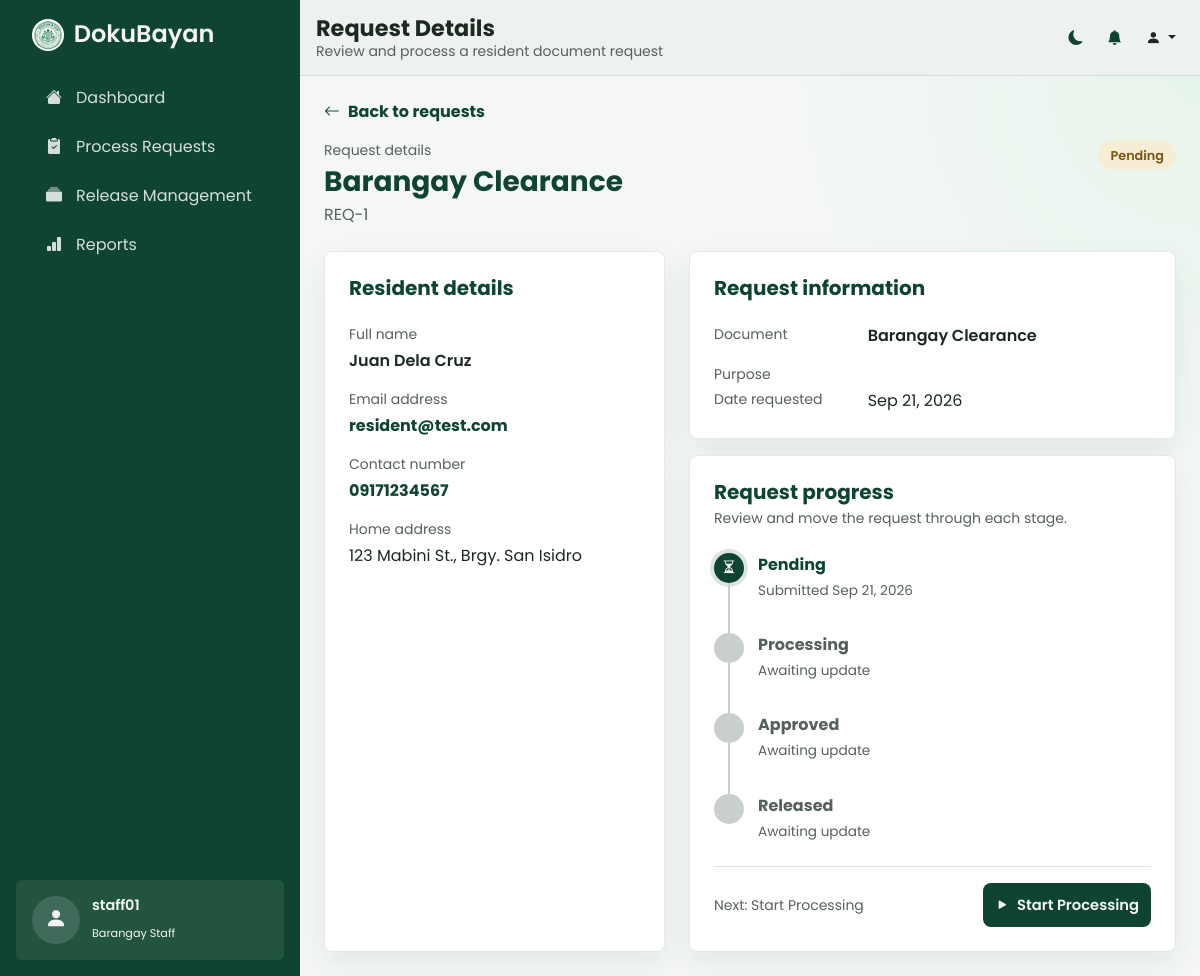
Page /staff/view-details.php?req=1 (signed in) on the committed database.
### tables this page shows
CREATE TABLE requests (
    request_id    INT AUTO_INCREMENT PRIMARY KEY,
    resident_id   INT NOT NULL,
    document_id   INT NOT NULL,
    processed_by  INT NULL,  
    request_date  DATETIME NOT NULL DEFAULT CURRENT_TIMESTAMP,
    status        VARCHAR(30) NOT NULL DEFAULT 'Pending',
    purpose       TEXT NULL,
    remarks       TEXT NULL,

    CONSTRAINT fk_requests_resident
        FOREIGN KEY (resident_id) REFERENCES residents(resident_id)
        ON UPDATE CASCADE ON DELETE RESTRICT,

    CONSTRAINT fk_requests_document
        FOREIGN KEY (document_id) REFERENCES document_types(document_id)
        ON UPDATE CASCADE ON DELETE RESTRICT,

    CONSTRAINT fk_requests_user
        FOREIGN KEY (processed_by) REFERENCES users(id)
        ON UPDATE CASCADE ON DELETE SET NULL
);

CREATE TABLE document_types (
    document_id       INT AUTO_INCREMENT PRIMARY KEY,
    document_number   VARCHAR(50)  NOT NULL UNIQUE,
    document_name      VARCHAR(100) NOT NULL,  
    file_path         VARCHAR(255) NULL, 
    processing_days   INT NOT NULL DEFAULT 1,
    fee               DECIMAL(10,2) NOT NULL DEFAULT 0,
    requirements      TEXT NULL,
    is_active         TINYINT(1) NOT NULL DEFAULT 1
);

CREATE TABLE IF NOT EXISTS users (
    id INT AUTO_INCREMENT PRIMARY KEY,
    name VARCHAR(100) NOT NULL,
    email VARCHAR(190) NOT NULL UNIQUE,
    password_hash VARCHAR(255) NOT NULL,
    role ENUM('resident', 'staff', 'admin') NOT NULL DEFAULT 'resident',
    contact_number VARCHAR(20) NULL,
    is_active TINYINT(1) NOT NULL DEFAULT 1,
    created_at TIMESTAMP DEFAULT CURRENT_TIMESTAMP
);

CREATE TABLE residents (
    resident_id     INT AUTO_INCREMENT PRIMARY KEY,
    user_id         INT NULL UNIQUE,
    first_name      VARCHAR(100) NOT NULL,
    last_name       VARCHAR(100) NOT NULL,
    address         VARCHAR(255) NOT NULL,
    contact_number  VARCHAR(20)  NOT NULL,
    status          ENUM('pending', 'verified', 'rejected') NOT NULL DEFAULT 'pending',
    created_at      DATETIME NOT NULL DEFAULT CURRENT_TIMESTAMP,

    CONSTRAINT fk_residents_user
        FOREIGN KEY (user_id) REFERENCES users(id)
        ON UPDATE CASCADE ON DELETE SET NULL
);

### staff/view-details.php (the view, shortened to what this page needs)
<?php
require_once __DIR__ . "/../config/database.php";
$requestId = filter_var($_GET["req"] ?? null, FILTER_VALIDATE_INT);
$stmt = $pdo->prepare("SELECT q.request_id, CONCAT(r.first_name, \" \", r.last_name) AS name, u.email, r.contact_number AS contact, r.address, d.document_name AS document, q.purpose, q.request_date, q.status FROM requests q JOIN residents r ON r.resident_id = q.resident_id LEFT JOIN users u ON u.id = r.user_id JOIN document_types d ON d.document_id = q.document_id WHERE q.request_id = ?");
$stmt->execute([$requestId ?: 0]); $row = $stmt->fetch();
$request = $row ? ["id" => (int) $row["request_id"], "number" => "REQ-" . $row["request_id"], "name" => $row["name"], "email" => $row["email"] ?? "", "contact" => $row["contact"], "address" => $row["address"], "document" => $row["document"], "purpose" => $row["purpose"] ?? "", "date" => date("M j, Y", strtotime($row["request_date"])), "status" => strtolower($row["status"]) === "ready for release" ? "ready" : (strtolower($row["status"]) === "released" ? "claimed" : strtolower($row["status"]))] : null;
$requestNumber = $request["number"] ?? "";
$statusLabels = [
    'pending' => 'Pending',
    'processing' => 'Processing',
    'ready' => 'Ready for Release',
    'claimed' => 'Released',
];
$statusStages = ['pending', 'processing', 'ready', 'claimed'];
$stageIcons = ['bi-hourglass-split', 'bi-gear-fill', 'bi-patch-check-fill', 'bi-box-seam-fill'];
$actionLabels = [
    'pending' => 'Start Processing',
    'processing' => 'Approve Request',
    'ready' => 'Release Document',
];
?>
<?php include __DIR__ . '/../page-layout/header.php' ?>
    <main class="resident-content flex-grow-1 overflow-auto p-3 p-lg-4">
        <div class="mx-auto" style="max-width: 1120px">
            <a href="process-requests.php" class="back-to-details d-inline-flex align-items-center gap-2 text-decoration-none heading-green mb-3">
                <i class="bi bi-arrow-left" aria-hidden="true"></i><span>Back to requests</span>
            </a>
            <?php if (!$request): ?>
                <section class="panel-white p-4">
                    <h1 class="h5 fw-bold heading-green">Request not found</h1>
                    <p class="text-muted-soft mb-3">This request number is not available in the current request list.</p>
                    <a href="process-requests.php" class="btn btn-brand">Return to requests</a>
                </section>
            <?php else:
                $currentStage = array_search($request['status'], $statusStages, true);
            ?>
                <div class="d-flex flex-wrap justify-content-between align-items-start gap-3 mb-4">
                    <div>
                        <p class="small text-muted-soft mb-1">Request details</p>
                        <h1 class="h3 fw-bold heading-green mb-1"><?= htmlspecialchars($request['document']) ?></h1>
                        <span class="text-muted-soft"><?= htmlspecialchars($requestNumber) ?></span>
                    </div>
                    <span id="requestStatus" class="status-badge status-<?= htmlspecialchars($request['status']) ?>">
                        <?= htmlspecialchars($statusLabels[$request['status']] ?? ucfirst($request['status'])) ?>
                    </span>
                </div>
                <div class="row g-3 g-lg-4">
                    <div class="col-lg-5">
                        <section class="panel-white p-4 h-100">
                            <h2 class="h5 fw-bold heading-green mb-4">Resident details</h2>
                            <dl class="mb-0">
                                <dt class="small text-muted-soft fw-normal mb-1">Full name</dt>
                                <dd class="fw-semibold mb-3"><?= htmlspecialchars($request['name']) ?></dd>
                                <dt class="small text-muted-soft fw-normal mb-1">Email address</dt>
                                <dd class="mb-3"><a class="heading-green" href="mailto:<?= htmlspecialchars($request['email']) ?>"><?= htmlspecialchars($request['email']) ?></a></dd>
                                <dt class="small text-muted-soft fw-normal mb-1">Contact number</dt>
                                <dd class="mb-3"><a class="heading-green" href="tel:<?= htmlspecialchars(preg_replace('/\s+/', '', $request['contact'])) ?>"><?= htmlspecialchars($request['contact']) ?></a></dd>
                                <dt class="small text-muted-soft fw-normal mb-1">Home address</dt>
                                <dd class="mb-0"><?= htmlspecialchars($request['address']) ?></dd>
                            </dl>
                        </section>
                    </div>
                    <div class="col-lg-7">
                        <section class="panel-white p-4 mb-3">
                            <h2 class="h5 fw-bold heading-green mb-4">Request information</h2>
                            <dl class="row mb-0">
                                <dt class="col-sm-4 small text-muted-soft fw-normal mb-1">Document</dt>
                                <dd class="col-sm-8 fw-semibold mb-3"><?= htmlspecialchars($request['document']) ?></dd>
                                <dt class="col-sm-4 small text-muted-soft fw-normal mb-1">Purpose</dt>
                                <dd class="col-sm-8 mb-3"><?= htmlspecialchars($request['purpose']) ?></dd>
                                <dt class="col-sm-4 small text-muted-soft fw-normal mb-1">Date requested</dt>
                                <dd class="col-sm-8 mb-0"><?= htmlspecialchars($request['date']) ?></dd>
                            </dl>
                        </section>
                        <section class="panel-white p-4">
                            <div class="d-flex flex-wrap justify-content-between align-items-start gap-2 mb-4">
                                <div>
                                    <h2 class="h5 fw-bold heading-green mb-1">Request progress</h2>
                                    <p class="small text-muted-soft mb-0">Review and move the request through each stage.</p>
                                </div>
                            </div>
                            <div id="requestTimeline" data-request-id="<?= (int) $request["id"] ?>" class="request-timeline mb-4" data-stage="<?= (int) $currentStage ?>">
                                <?php foreach (['Pending', 'Processing', 'Approved', 'Released'] as $index => $step): ?>
                                    <div class="status-step <?= $index < $currentStage ? 'is-complete' : ($index === $currentStage ? 'is-current' : '') ?>" data-step="<?= $index ?>"<?= $index === $currentStage ? ' aria-current="step"' : '' ?>>
                                        <div class="step-circle">
                                            <?php if ($index === $currentStage): ?><i class="bi <?= htmlspecialchars($stageIcons[$index]) ?>" aria-hidden="true"></i><?php endif; ?>
                                        </div>
                                        <p class="step-title mb-1"><?= htmlspecialchars($step) ?></p>
                                        <p class="step-date mb-0" data-step-date><?= $index === 0 ? 'Submitted ' . htmlspecialchars($request['date']) : ($index <= $currentStage ? 'Completed' : 'Awaiting update') ?></p>
                                    </div>
                                <?php endforeach; ?>
                            </div>
                            <div class="d-flex flex-wrap align-items-center justify-content-between gap-3 border-top pt-3">
                                <span id="workflowMessage" class="small text-muted-soft" aria-live="polite">
                                    <?= $request['status'] === 'claimed' ? 'This request has been released.' : 'Next: ' . htmlspecialchars($actionLabels[$request['status']] ?? 'No further action') ?>
                                </span>
                                <?php if (isset($actionLabels[$request['status']])): ?>
                                    <button type="button" class="btn btn-brand" id="requestAction" data-next-status="<?= htmlspecialchars($request['status'] === 'pending' ? 'processing' : ($request['status'] === 'processing' ? 'ready' : 'claimed')) ?>">
                                        <i class="bi <?= $request['status'] === 'pending' ? 'bi-play-fill' : ($request['status'] === 'processing' ? 'bi-check-lg' : 'bi-box-arrow-up-right') ?> me-1" aria-hidden="true"></i>
                                        <?= htmlspecialchars($actionLabels[$request['status']]) ?>
                                    </button>
                                <?php else: ?>
                                    <span class="status-badge status-claimed"><i class="bi bi-check-circle-fill" aria-hidden="true"></i> Complete</span>
                                <?php endif; ?>
                            </div>
                        </section>
                    </div>
                </div>
            <?php endif; ?>
        </div>
    </main>
<?php include __DIR__ . '/../page-layout/footer.php' ?>

### assets/css/styles.css (style rules this page uses)
:root { --dark-green: #0F4530; --light-green-hover: #26664c; --accent-green: #0F4530; --white: #f5f5f5; --light-gray: #56615b; --soft-panel: #edf1ef; --surface: #ffffff; --surface-raised: #ffffff; --surface-input: #f8faf9; --gold: #79550f; --danger: #b3261e; --page-bg: #f4f7f5; --border-soft: #dfe8e2; --border-strong: #ccd9d0; --text-dark: #1c2921; --shadow-soft: 0 12px 30px rgba(15, 69, 48, 0.08); }
body { overflow-x: hidden; background: var(--page-bg); color: var(--text-dark); font-family: 'Poppins', sans-serif; }
.btn { border-radius: 0.5rem; font-size: 0.92rem; font-weight: 600; transition: background-color 0.2s ease, border-color 0.2s ease, color 0.2s ease, transform 0.2s ease; }
:where(a, button, input, select, textarea, [tabindex]):focus-visible { outline-offset: 2px; }
.resident-content { background: radial-gradient(circle at 100% 0, rgba(226, 243, 232, 0.75), transparent 25rem), var(--page-bg); }
.app-content > main { width: 100%; max-width: 1440px; min-width: 0; align-self: center; }
.sidebar-btn .nav-link i, .offcanvas-nav .nav-link i { flex: 0 0 1.25rem; text-align: center; }
.heading-green { color: var(--dark-green); font-weight: 700; }
.text-muted-soft { color: var(--light-gray); }
.btn-brand { background-color: var(--dark-green); color: var(--white); border: none; border-radius: 8px; font-weight: 600; transition: background-color 0.15s ease, box-shadow 0.15s ease, transform 0.1s ease; }
.btn-brand, .btn-outline-brand { min-height: 2.75rem; }
.view-link, .resident-content a:not(.btn):not(.dropdown-item) { color: var(--dark-green) !important; font-weight: 700; text-decoration: none; transition: color 0.15s ease, opacity 0.15s ease; }
.status-step { position: relative; padding-left: 44px; padding-bottom: 32px; justify-content: center; }
.status-step:last-child { padding-bottom: 0; }
.status-step .step-circle { position: absolute; left: 0; top: 0; width: 30px; height: 30px; border-radius: 50%; display: flex; align-items: center; justify-content: center; background-color: #c9d0cb; color: var(--white); font-size: 0.9rem; }
.status-step.is-current .step-circle { background-color: var(--dark-green); box-shadow: 0 0 0 4px rgba(15, 69, 48, 0.14); }
.status-step:not(:last-child)::after { content: ""; position: absolute; left: 14px; top: 30px; width: 2px; height: calc(100% - 30px); background-color: #c9d0cb; }
.step-title { font-weight: 700; color: #1c231f; }
.status-step:not(.is-complete):not(.is-current) .step-title { color: var(--light-gray); }
.status-step.is-current .step-title { color: var(--dark-green); }
.step-date { font-size: 0.85rem; color: var(--light-gray); }
.panel-white { background-color: var(--surface); border: 1px solid #e5e8e6; border-radius: 0.5rem; box-shadow: var(--shadow-soft); }
.status-badge { display: inline-flex; align-items: center; gap: 6px; white-space: nowrap; font-weight: 600; font-size: 0.8rem; padding: 0.35rem 0.75rem; border-radius: 999px; }
.status-pending { color: var(--gold); background: #f7ecd4; }

### rows in the picture
requests: document.document_name "Barangay Clearance", users.email "resident@test.com", resident.contact_number "09171234567", resident.address "123 Mabini St., Brgy. San Isidro"

### other values in the picture
$item['label'] "Dashboard"
$item['label'] "Process Requests"
$item['label'] "Release Management"
$item['label'] "Reports"
$name "staff01"
$roleBadge[$role] "Barangay Staff"
$pageTitle "Request Details"
$pageDescription "Review and process a resident document request"
$requestNumber "REQ-1"
$statusLabels[$request['status']] "Pending"
$request['name'] "Juan Dela Cruz"
$request['date'] "Sep 21, 2026"
$step "Pending"
$step "Processing"
$step "Approved"
